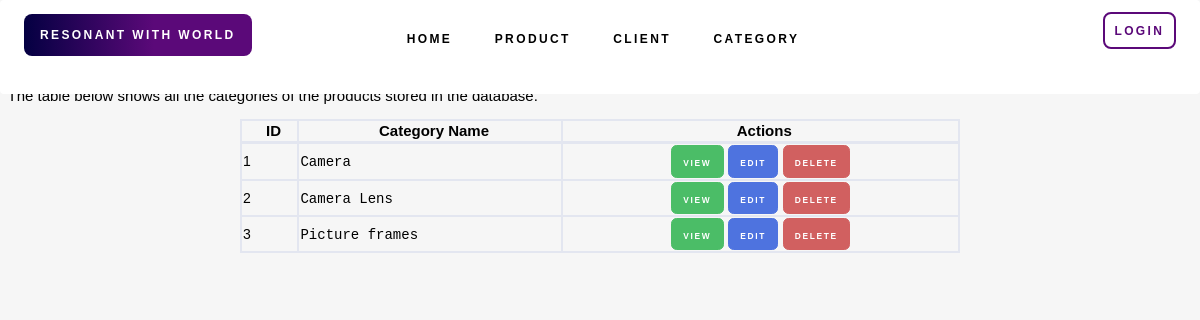
The app's page /category.php with its own data.
### tables this page shows
CREATE TABLE `category` (
  `category_id` int(11) NOT NULL,
  `category_name` varchar(255) NOT NULL
);

### category.php (the view, shortened to what this page needs)
<?php
require('TopMenu.php'); ?>
    <div id = page-body>
            <h2 class = 'title-text'>List of Categories
                <a href="category_add.php" class = 'btn btn-green'>
                <span class="button-text text-align-right">Add New Category</span>
                </a>
            </h2><br>
            <p class = 'text'>The table below shows all the categories of the products stored in the database.</p>
        <?php $categories = $dbh->prepare("SELECT * FROM `category`");
                    if ($categories->execute() && $categories->rowCount() > 0): ?>
                    <form method="post" action="category_delete.php">
                        <table class = 'center table-bordered' width="60%" cellspacing="0">
                            <thead>
                            <tr>
                                <th><span class = 'header-text'>ID</span></th>
                                <th><span class = 'header-text'>Category Name</span></th>
                                <th><span class = 'header-text'>Actions</span></th>
                            </tr>
                            </thead>
                            <tbody>
                            <?php while ($category = $categories->fetchObject()): ?>
                                <tr>
                                    <td><span class = 'table-text'><?= $category->category_id ?></span></td>
                                    <td><span class = 'table-text'><code><?= $category->category_name ?></code></span></td>
                                    <td align = 'center'>
                                            <a class="btn btn-green" href="category_detail.php?id=<?= $category->category_id ?>" ><span class = 'button-text'>View</span></a>
                                            <a class="btn btn-blue" href="category_edit.php?id=<?= $category->category_id ?>" ><span class = 'button-text'>Edit</span></a>
                                            <button type="submit" onClick='return confirm("Are you sure you want to delete this category?")' class = 'btn btn-red' name="id" value="<?= $category->category_id ?>"><span class = 'button-text'>Delete</span></button>
                                        </td>
                                </tr>
                            <?php endwhile; ?>
                            </tbody>
                        </table>
                        </form>
                    <?php else: ?>
                        <p class="mb-4">There are no other categories in the database. </p>
                    <?php endif; ?>
    </div>

### css/style.css (style rules this page uses)
html, body { height: 100%; }
body { margin: 0px; padding: 0px; font-family: 'Rubik', sans-serif; font-weight: 400; color: #000000; }
.table-bordered { border: 1px solid #e3e6f0; }
.table-bordered th, .table-bordered td { border: 1px solid #e3e6f0; }
.table-bordered thead th, .table-bordered thead td { border-bottom-width: 2px; }
.text-align-right { text-align: right; }
.button-text { font-family: 'Rubik', sans-serif; display: inline-block; letter-spacing: 0.20em; text-decoration: none; font-size: 0.7vw; font-weight: 600; text-transform: uppercase; outline: 0; color: white; }
.table-text { font-family: 'Rubik', sans-serif; display: inline-block; font-weight: 200; font-size: 14px; }
.title-text { font-family: 'Rubik', sans-serif; display: inline-block; margin-left: 0.50em; letter-spacing: 0.20em; text-decoration: none; font-size: 24px; font-weight: 600; text-transform: uppercase; outline: 0; color: rgb(0, 0, 0); }
.header-text { font-family: 'Rubik', sans-serif; margin-left: 0.50em; display: inline-block; text-decoration: none; font-size: 15px; font-weight: 600; outline: 0; color: rgb(0, 0, 0); }
.text { font-family: 'Rubik', sans-serif; margin-left: 0.50em; display: inline-block; text-decoration: none; font-size: 15px; font-weight: 100; outline: 0; color: rgb(0, 0, 0); }
#page-body { background: rgb(246, 246, 246); height: 100%; width: 100%; top: 20%; left: 0; right: 0; font-family: 'Rubik', sans-serif; }
.btn { display: inline-block; font-weight: 400; color: #858796; text-align: center; vertical-align: middle; user-select: none; background-color: transparent; border: 1px solid transparent; padding: 0.2rem 0.7rem; font-size: 1rem; line-height: 1.5; border-radius: 0.35rem; transition: color 0.15s ease-in-out, background-color 0.15s ease-in-out, border-color 0.15s ease-in-out, box-shadow 0.15s ease-in-out; }
.btn:not(:disabled):not(.disabled) { cursor: pointer; }
.btn-green { color: #fff; background-color: #4bbd67; border-color: #4bbd67; }
.btn-red { color: #fff; background-color: #d16060; border-color: #d16060; }
.btn-blue { color: #fff; background-color: #4e73df; border-color: #4e73df; }
.center { margin-left: auto; margin-right: auto; }

### records on screen
category: category_id "1", category_name "Camera"
category: category_id "2", category_name "Camera Lens"
category: category_id "3", category_name "Picture frames"
